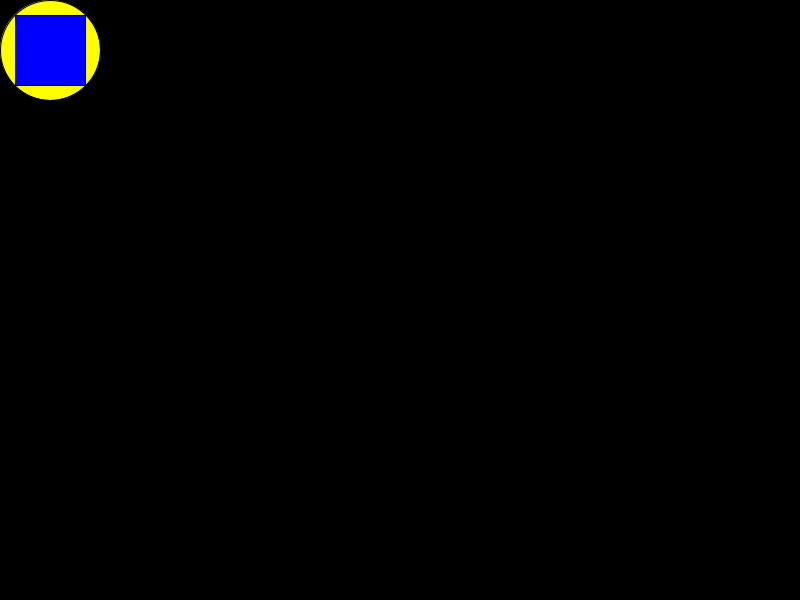
Frame 1 (no input)
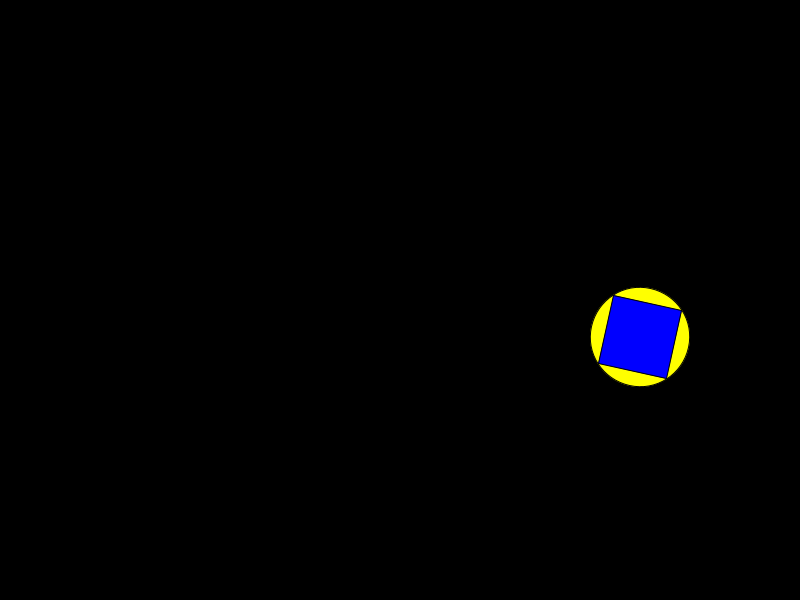
Frame 60 (the mouse pressed at the canvas centre just before this capture)
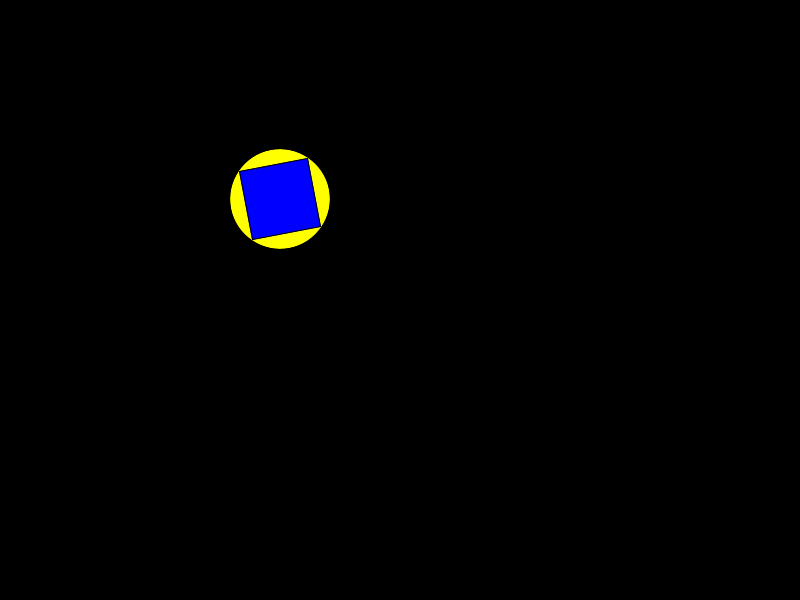
Frame 120 (the mouse held since frame 60 and released just before this capture)

The Processing sketch that drew these frames (run headless with seeded random() and noise(); from frame 60 on, the mouse is pressed at the canvas centre):

// Processing sketch: show
// ── show.pde
final float w = 100,
            h = 100;

float ang = 0,
      rSpeed = 0.09,
      aX = 0,
      aY = 2,
      x = w/2.0,
      y = h/2.0,
      vX = 10,
      vY=0,
      lastYDirection = 1;
int   i = 0,
      inflectionIndex[] = {-1000,-1000},
      epsilon= 8;
      
PImage img;

void setup(){
  size(800,600);
  rectMode(CENTER);
  imageMode(CENTER);
  resetY();
}

void resetY(){
  //println("reset y");
  y=h/2.0;
  vY=0;
  lastYDirection=1;
  inflectionIndex[i%2]=1000;
}
int sign(float f){
  return (f==0 ? 1 : int(f/abs(f)));
}

void updateSpeedPos(){
  if (lastYDirection != sign(vY)){
    inflectionIndex[i%2] = i;
  }
  lastYDirection = sign(vY);
  ang += rSpeed;
  vY += aY;
  vX += aX;
  x += vX + aX/2.0;
  y += vY + aY/2.0;
  i++;
}

boolean oscillating(){
  //println(abs(inflectionIndex[0]-inflectionIndex[1]));
  return abs(inflectionIndex[0]-inflectionIndex[1]) < epsilon;
}

boolean yBounced(){
  //println("ybounce");
  return (y>=height-h/2.0 && vY>0);
}
void yBounce(){
  vY = -vY;
  y = 2*(height-h/2.0) -y;
  rSpeed = -rSpeed;
}
  
boolean xBounced(){
  //println("xbounce");
  return (x> width-w/2.0 || x<w/2.0);
}
void xBounce(){
    aX = -aX;
    vX = -vX;
    rSpeed = -rSpeed;
}
  
void draw(){
  background(0);
  pushMatrix();
  translate(x,y);
  pushMatrix();
  rotate(ang);
  fill(#FFFF00);
  ellipse(0,0,w,h);
  fill(#0000FF);
  rect(0, 0, w*0.7,h*0.7);
  popMatrix();
  popMatrix();
  updateSpeedPos();
  if (oscillating()){
    resetY();
  }
  else if (yBounced()){
    yBounce();
  }
  if (xBounced()){
    xBounce();
  }

}
